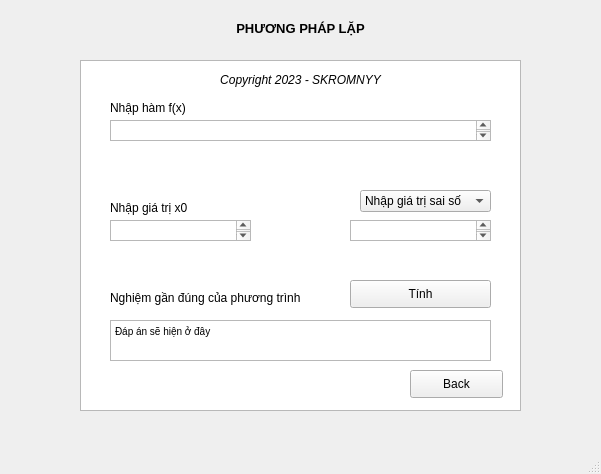
<?xml version="1.0" encoding="UTF-8"?>
<ui version="4.0">
 <class>calclappp</class>
 <widget class="QMainWindow" name="calclappp">
  <property name="geometry">
   <rect>
    <x>0</x>
    <y>0</y>
    <width>601</width>
    <height>474</height>
   </rect>
  </property>
  <property name="windowTitle">
   <string>MainWindow</string>
  </property>
  <widget class="QWidget" name="menucalclap">
   <widget class="QLabel" name="label">
    <property name="geometry">
     <rect>
      <x>0</x>
      <y>20</y>
      <width>601</width>
      <height>16</height>
     </rect>
    </property>
    <property name="font">
     <font>
      <family>Arial</family>
      <pointsize>10</pointsize>
      <weight>75</weight>
      <bold>true</bold>
     </font>
    </property>
    <property name="text">
     <string>PHƯƠNG PHÁP LẶP</string>
    </property>
    <property name="alignment">
     <set>Qt::AlignCenter</set>
    </property>
   </widget>
   <widget class="QTextBrowser" name="textBrowser">
    <property name="geometry">
     <rect>
      <x>80</x>
      <y>60</y>
      <width>441</width>
      <height>351</height>
     </rect>
    </property>
   </widget>
   <widget class="QLabel" name="label_2">
    <property name="geometry">
     <rect>
      <x>110</x>
      <y>100</y>
      <width>171</width>
      <height>16</height>
     </rect>
    </property>
    <property name="text">
     <string>Nhập hàm f(x)</string>
    </property>
   </widget>
   <widget class="QLabel" name="label_3">
    <property name="geometry">
     <rect>
      <x>110</x>
      <y>200</y>
      <width>201</width>
      <height>16</height>
     </rect>
    </property>
    <property name="text">
     <string>Nhập giá trị x0</string>
    </property>
   </widget>
   <widget class="QPushButton" name="tinh">
    <property name="geometry">
     <rect>
      <x>350</x>
      <y>280</y>
      <width>141</width>
      <height>28</height>
     </rect>
    </property>
    <property name="text">
     <string>Tính</string>
    </property>
   </widget>
   <widget class="QPushButton" name="back">
    <property name="geometry">
     <rect>
      <x>410</x>
      <y>370</y>
      <width>93</width>
      <height>28</height>
     </rect>
    </property>
    <property name="text">
     <string>Back</string>
    </property>
   </widget>
   <widget class="QLabel" name="label_5">
    <property name="geometry">
     <rect>
      <x>80</x>
      <y>70</y>
      <width>441</width>
      <height>20</height>
     </rect>
    </property>
    <property name="font">
     <font>
      <italic>true</italic>
     </font>
    </property>
    <property name="text">
     <string>Copyright 2023 - SKROMNYY</string>
    </property>
    <property name="alignment">
     <set>Qt::AlignCenter</set>
    </property>
   </widget>
   <widget class="QComboBox" name="comboBox">
    <property name="geometry">
     <rect>
      <x>360</x>
      <y>190</y>
      <width>131</width>
      <height>22</height>
     </rect>
    </property>
    <item>
     <property name="text">
      <string>Nhập giá trị sai số</string>
     </property>
    </item>
    <item>
     <property name="text">
      <string>Nhập số lần</string>
     </property>
    </item>
   </widget>
   <widget class="QTextEdit" name="giatrilap">
    <property name="geometry">
     <rect>
      <x>110</x>
      <y>220</y>
      <width>141</width>
      <height>21</height>
     </rect>
    </property>
   </widget>
   <widget class="QTextEdit" name="imputhamso">
    <property name="geometry">
     <rect>
      <x>110</x>
      <y>120</y>
      <width>381</width>
      <height>21</height>
     </rect>
    </property>
   </widget>
   <widget class="QTextEdit" name="valuebombobox">
    <property name="geometry">
     <rect>
      <x>350</x>
      <y>220</y>
      <width>141</width>
      <height>21</height>
     </rect>
    </property>
   </widget>
   <widget class="QLabel" name="label_4">
    <property name="geometry">
     <rect>
      <x>110</x>
      <y>290</y>
      <width>211</width>
      <height>16</height>
     </rect>
    </property>
    <property name="text">
     <string>Nghiệm gần đúng của phương trình</string>
    </property>
   </widget>
   <widget class="QTextEdit" name="output">
    <property name="geometry">
     <rect>
      <x>110</x>
      <y>320</y>
      <width>381</width>
      <height>41</height>
     </rect>
    </property>
    <property name="html">
     <string>&lt;!DOCTYPE HTML PUBLIC &quot;-//W3C//DTD HTML 4.0//EN&quot; &quot;http://www.w3.org/TR/REC-html40/strict.dtd&quot;&gt;
&lt;html&gt;&lt;head&gt;&lt;meta name=&quot;qrichtext&quot; content=&quot;1&quot; /&gt;&lt;style type=&quot;text/css&quot;&gt;
p, li { white-space: pre-wrap; }
&lt;/style&gt;&lt;/head&gt;&lt;body style=&quot; font-family:'MS Shell Dlg 2'; font-size:7.8pt; font-weight:400; font-style:normal;&quot;&gt;
&lt;p style=&quot; margin-top:0px; margin-bottom:0px; margin-left:0px; margin-right:0px; -qt-block-indent:0; text-indent:0px;&quot;&gt;Đáp án sẽ hiện ở đây&lt;/p&gt;&lt;/body&gt;&lt;/html&gt;</string>
    </property>
   </widget>
  </widget>
  <widget class="QMenuBar" name="menubar">
   <property name="geometry">
    <rect>
     <x>0</x>
     <y>0</y>
     <width>601</width>
     <height>26</height>
    </rect>
   </property>
  </widget>
  <widget class="QStatusBar" name="statusbar"/>
 </widget>
 <resources/>
 <connections/>
</ui>
